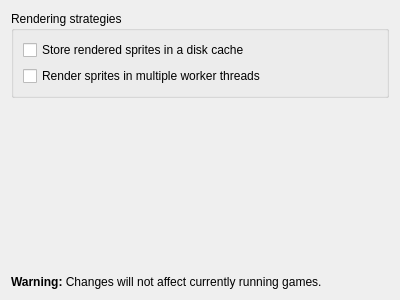
<?xml version="1.0" encoding="UTF-8"?>
<ui version="4.0">
 <class>Visuals</class>
 <widget class="QWidget" name="Visuals">
  <property name="geometry">
   <rect>
    <x>0</x>
    <y>0</y>
    <width>400</width>
    <height>300</height>
   </rect>
  </property>
  <layout class="QVBoxLayout" name="verticalLayout">
   <item>
    <widget class="QGroupBox" name="groupBox">
     <property name="title">
      <string>Rendering strategies</string>
     </property>
     <layout class="QVBoxLayout" name="verticalLayout_2">
      <item>
       <widget class="QCheckBox" name="kcfg_UseDiskCache">
        <property name="toolTip">
         <string>This option should be enabled when you have a fast disk drive available (e.g. on a desktop computer or notebook). When the game is started for the next time and all sprites are in the disk cache, the game will start up faster because it does not need to load the theme.</string>
        </property>
        <property name="text">
         <string>Store rendered sprites in a disk cache</string>
        </property>
       </widget>
      </item>
      <item>
       <widget class="QCheckBox" name="kcfg_UseRenderingThreads">
        <property name="toolTip">
         <string>This option is beneficial for desktop computers and notebooks with multiple processors. If enabled, games will render their sprites using all available processors. If your processor is weak, try to disable this option to improve the rendering speed.</string>
        </property>
        <property name="text">
         <string>Render sprites in multiple worker threads</string>
        </property>
       </widget>
      </item>
     </layout>
    </widget>
   </item>
   <item>
    <spacer name="verticalSpacer">
     <property name="orientation">
      <enum>Qt::Vertical</enum>
     </property>
     <property name="sizeHint" stdset="0">
      <size>
       <width>20</width>
       <height>40</height>
      </size>
     </property>
    </spacer>
   </item>
   <item>
    <widget class="QLabel" name="label">
     <property name="text">
      <string>&lt;b&gt;Warning:&lt;/b&gt; Changes will not affect currently running games.</string>
     </property>
    </widget>
   </item>
  </layout>
 </widget>
 <resources/>
 <connections/>
</ui>
